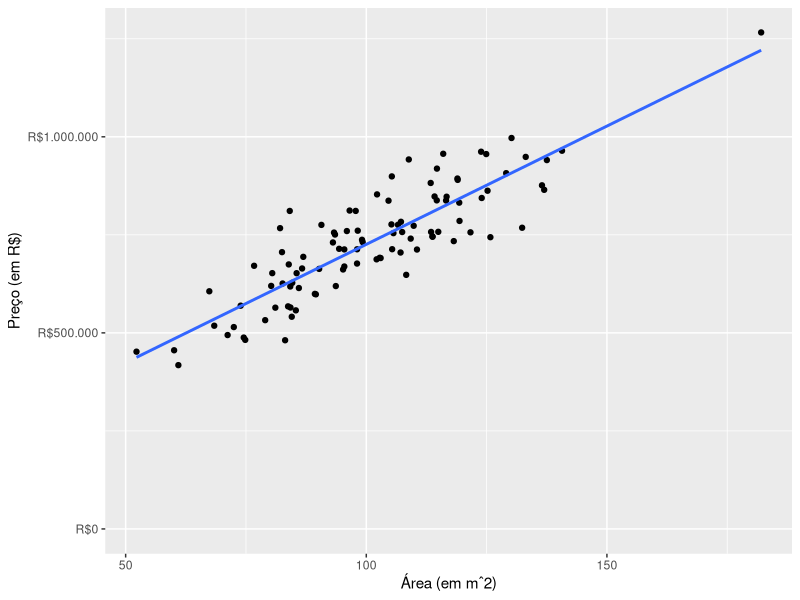
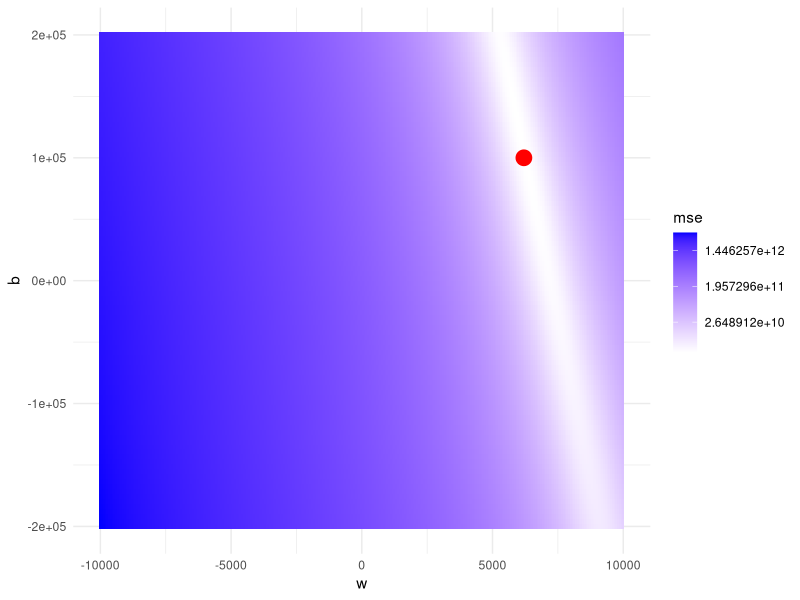
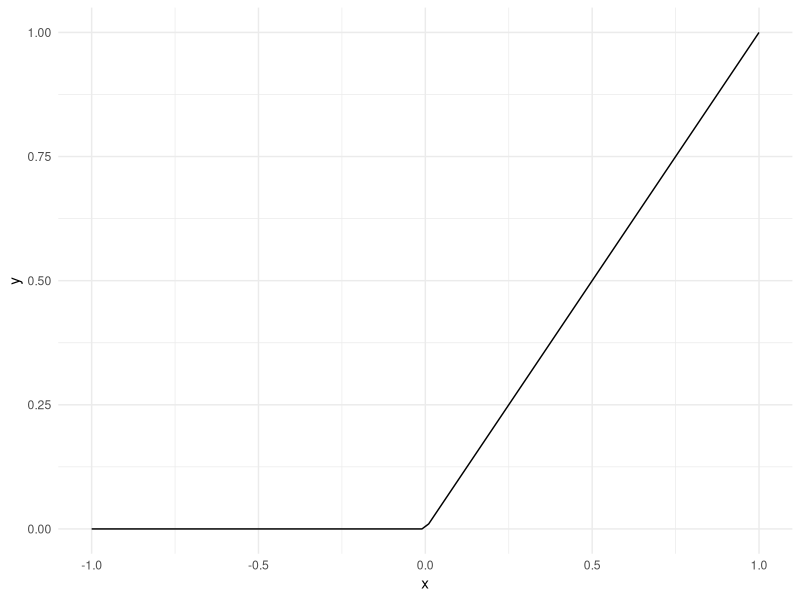

These charts were generated, in order, by the following R code:
## ---- chunk 1
knitr::opts_chunk$set(eval = TRUE, echo = FALSE, 
                      dpi = 96, fig.height = 4.7, 
                      fig.width = 10, fig.retina = 3)
library(tidyverse)
## ---- chunk 2
df <- tibble(
  m2 = rgamma(n = 100, scale = 5, shape = 20),
  preco = 100000 + (6200 + rnorm(n = 100, sd = 800)) * m2 
)

ggplot(df, aes(x = m2, y = preco)) +
  geom_point() +
  coord_cartesian(ylim = c(0, NA)) +
  scale_y_continuous(
    name = "Preço (em R$)",
    labels = scales::dollar_format(prefix = "R$", big.mark = ".", decimal.mark = ",")
    
    ) +
  scale_x_continuous(name = "Área (em mˆ2)") +
  geom_smooth(method = "lm", se = FALSE, formula = y ~ x)
## ---- chunk 3
mse <- function(w, b) {
  mean((df$preco - (df$m2*w + b))^2)
}

expand.grid(
  w = seq(from = -10000, to = 10000, length.out = 300),
  b = seq(from = -200000, to = 200000, length.out = 100)
) %>% 
  rowwise() %>% 
  mutate(mse = mse(w, b)) %>% 
  ggplot(aes(x = w, y = b, fill = mse)) +
  geom_bin2d(stat = "identity") +
  scale_fill_gradient(high = "blue", low = "white", trans = "log") +
  theme_minimal() +
  geom_point(
    data = data.frame(w = 6200, b = 100000),
    aes(x = w, y = b, fill = NULL),
    color = "red",
    size = 5
  )
## ---- chunk 4
tibble(
  x = seq(-1, 1, length.out = 100),
  y = pmax(0, x)
) %>% 
  ggplot(aes(x = x, y = y)) +
  geom_line() +
  theme_minimal()
## ---- chunk 5
cross_entropy <- function(y_hat) {
  if (y == 1) -log(y_hat)
  else -log(-y_hat)
}
## ---- chunk 6
tribble(
  ~banana, ~`maçã`, ~ laranja,
   0     ,   1    ,  0,
   1     ,   0    ,  1,
   0     ,   0    ,  1
)
## ---- chunk 7
tribble(
  ~banana, ~`maçã`, ~ laranja,
   0.2     ,   0.7    ,  0.1,
   0.6     ,   0.1    ,  0.3,
   0.1     ,   0.3    ,  0.6
)
## ---- chunk 8
cross_entropy <- function(y_hat) {
  if (y == 1) -log(y_hat)
  else -log(-y_hat)
}
